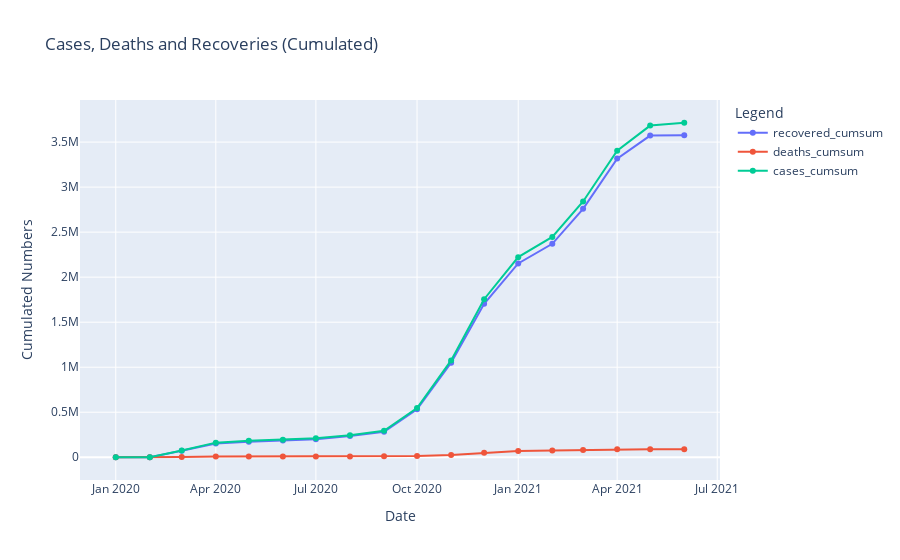

Source (notebook cell):
### Code cell
# plot the cumulated cases, deaths and recoveries
fig = go.Figure()
fig.add_trace(go.Scatter(x=df_germany["month"],
                               y=df_germany["recovered_cumsum"], name="recovered_cumsum"))
fig.add_trace(go.Scatter(x=df_germany["month"],
                               y=df_germany["deaths_cumsum"], name="deaths_cumsum"))
fig.add_trace(go.Scatter(x=df_germany["month"],
                               y=df_germany["cases_cumsum"], name="cases_cumsum"))
fig.update_layout(
        title="Cases, Deaths and Recoveries (Cumulated)",
        xaxis_title="Date",
        yaxis_title="Cumulated Numbers",
        legend_title="Legend"
    )

fig.show()

### Figure 1 — Plotly figure (JSON) as saved in the notebook; plotly's stock layout.template omitted (floating-point values rounded to 4 significant figures)
{"data": [{"name": "recovered_cumsum", "type": "scatter", "x": ["2020-01-01T00:00:00", "2020-02-01T00:00:00", "2020-03-01T00:00:00", "2020-04-01T00:00:00", "2020-05-01T00:00:00", "2020-06-01T00:00:00", "2020-07-01T00:00:00", "2020-08-01T00:00:00", "2020-09-01T00:00:00", "2020-10-01T00:00:00", "2020-11-01T00:00:00", "2020-12-01T00:00:00", "2021-01-01T00:00:00", "2021-02-01T00:00:00", "2021-03-01T00:00:00", "2021-04-01T00:00:00", "2021-05-01T00:00:00", "2021-06-01T00:00:00"], "y": [12, 131, 71364, 153837, 172908, 185666, 200672, 235035, 283973, 533473, 1050697, 1704398, 2152716, 2370531, 2759297, 3316510, 3572398, 3576719]}, {"name": "deaths_cumsum", "type": "scatter", "x": ["2020-01-01T00:00:00", "2020-02-01T00:00:00", "2020-03-01T00:00:00", "2020-04-01T00:00:00", "2020-05-01T00:00:00", "2020-06-01T00:00:00", "2020-07-01T00:00:00", "2020-08-01T00:00:00", "2020-09-01T00:00:00", "2020-10-01T00:00:00", "2020-11-01T00:00:00", "2020-12-01T00:00:00", "2021-01-01T00:00:00", "2021-02-01T00:00:00", "2021-03-01T00:00:00", "2021-04-01T00:00:00", "2021-05-01T00:00:00", "2021-06-01T00:00:00"], "y": [0, 1, 2676, 8393, 9089, 9236, 9377, 9492, 9828, 13041, 24842, 50545, 69677, 76151, 81703, 87769, 89786, 89833]}, {"name": "cases_cumsum", "type": "scatter", "x": ["2020-01-01T00:00:00", "2020-02-01T00:00:00", "2020-03-01T00:00:00", "2020-04-01T00:00:00", "2020-05-01T00:00:00", "2020-06-01T00:00:00", "2020-07-01T00:00:00", "2020-08-01T00:00:00", "2020-09-01T00:00:00", "2020-10-01T00:00:00", "2020-11-01T00:00:00", "2020-12-01T00:00:00", "2021-01-01T00:00:00", "2021-02-01T00:00:00", "2021-03-01T00:00:00", "2021-04-01T00:00:00", "2021-05-01T00:00:00", "2021-06-01T00:00:00"], "y": [12, 132, 74040, 162230, 181997, 194903, 210050, 244528, 293802, 546516, 1075542, 1754949, 2222401, 2446695, 2841023, 3404397, 3683387, 3714896]}], "layout": {"legend": {"title": {"text": "Legend"}}, "title": {"text": "Cases, Deaths and Recoveries (Cumulated)"}, "xaxis": {"title": {"text": "Date"}}, "yaxis": {"title": {"text": "Cumulated Numbers"}}}}
